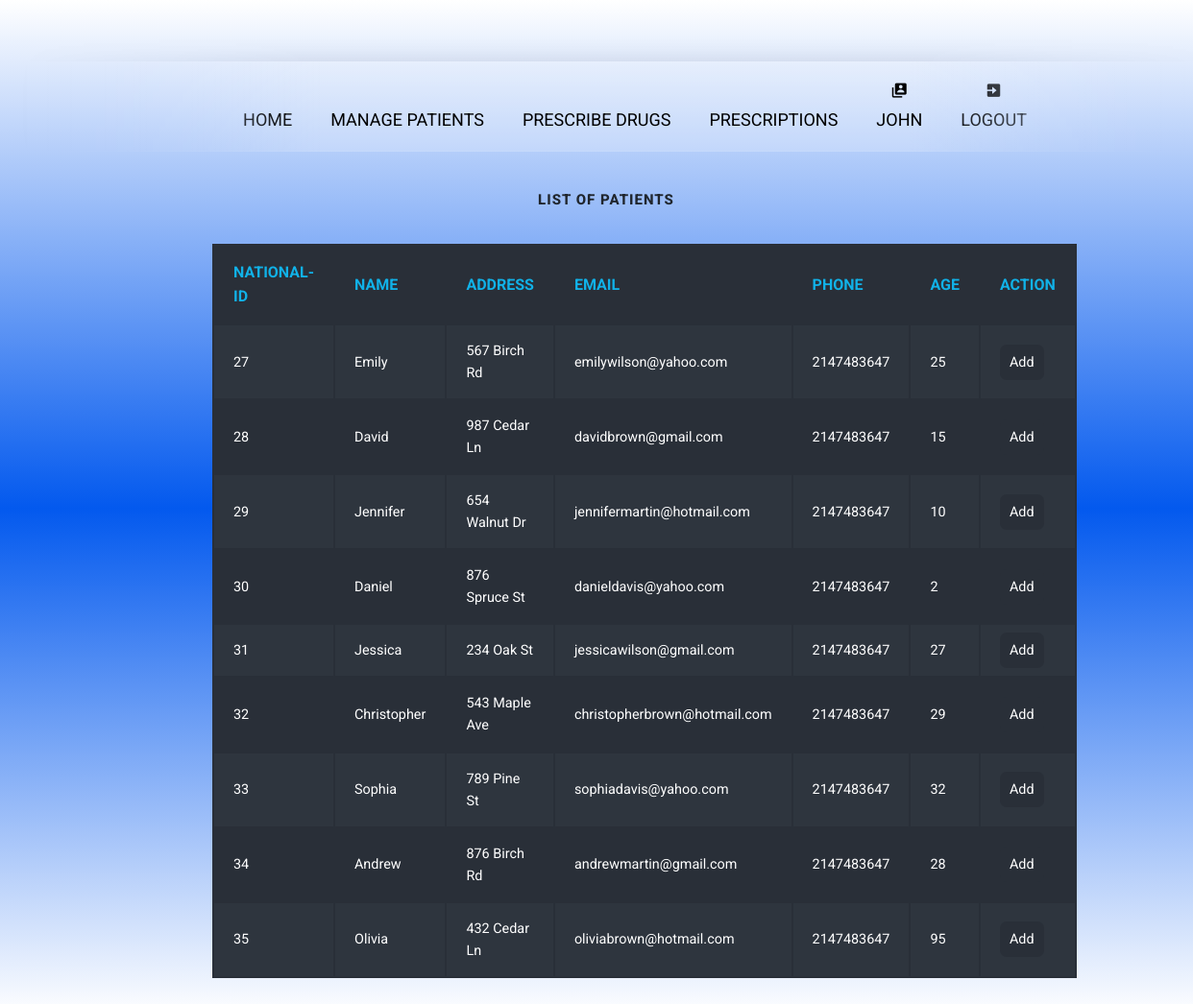
The app's page /doctor/patientList.php (signed in) with its own data.
### tables this page shows
CREATE TABLE `doctor_patient` (
  `id` INT(10) NOT NULL AUTO_INCREMENT,
  `doc_hos_id` INT(10) NOT NULL,
  `patient_nat_id` INT(10) NOT NULL,
  PRIMARY KEY (`id`),
  FOREIGN KEY (`doc_hos_id`) REFERENCES tbldoctor (`doc_hos_id`),
  FOREIGN KEY (`patient_nat_id`) REFERENCES tblpatient (`patient_nat_id`)
);

CREATE TABLE IF NOT EXISTS `tblpatient` (
  `patient_nat_id` INT(10) NOT NULL,
  `patient_name` VARCHAR(20) NOT NULL,
  `patient_address` VARCHAR(50) NOT NULL,
  `patient_email` VARCHAR(50) NOT NULL,
  `patient_phone` VARCHAR(20) NOT NULL,
  `patient_age` INT(3) NOT NULL,
  `patient_password` VARCHAR(50) NOT NULL,
  PRIMARY KEY (`patient_nat_id`)
);

### doctor/patientList.php (the view, shortened to what this page needs)
<?php
$username = $_SESSION["userid"];
$ID = $_SESSION["user"]["doc_hos_id"];
?>
<!DOCTYPE html>
<html lang="en">
<head>
    <link href='https://unpkg.com/boxicons@2.1.4/css/boxicons.min.css' rel='stylesheet'>
    <link rel="stylesheet" href="doctor.css">
</head>
<body class="DoctorView">
<nav>
  <ul>
    <li><a href="#">Home</a></li>
    <li><a href="doctor.php#Patients">Manage Patients</a></li>
    <li><a href="doctor.php#Drugs">Prescribe Drugs</a></li>
    <li><a href="doctor.php#Prescriptions">Prescriptions</a></li>
    <li><a href="#"><i class='bx bxs-user-account'></i><br><?php echo $username?> </a></li>
    <li><a href="../logout.php"><i class='bx bxs-exit'></i><br>Logout</a></li>
  </ul>
</nav>
    <div class="container my-5">
        <div class="table-1">
        <h2>List of Patients</h2>
        <br>
        <table>
            <tbody>
              <tr>
                <th>National-ID</th>
                <th>Name</th>
                <th>Address</th>
                <th>Email</th>
                <th>Phone</th>
                <th>Age</th>
                <th>Action</th>
              </tr>
              <?php
      require_once("connect.php");
      $result = $conn->query("
      SELECT * FROM tblpatient p
      INNER JOIN doctor_patient dp ON p.patient_nat_id = dp.patient_nat_id
      WHERE dp.doc_hos_id != '$ID';");
      if ($result->num_rows > 0) {
        while ($row = $result->fetch_assoc()) {
          echo "<tr>";
          echo "<td data-th=\"National-ID\">" . $row["patient_nat_id"]. "</td>";
          echo "<td data-th=\"Name\">" . $row["patient_name"] . "</td>";
          echo "<td data-th=\"Address\">" .$row["patient_address"] . "</td>";
          echo "<td data-th=\"Email\">" . $row["patient_email"] . "</td>";
          echo "<td data-th=\"Phone\">" . $row["patient_phone"] . "</td>";
          echo "<td data-th=\"Age\">" . $row["patient_age"] . "</td>";
          echo "<td>";
          echo    "<a class='btn btn-primary btn-sm' href='doctorAddPatient.php?id=" . $row["patient_nat_id"] . "'>Add</a>";
          echo "</td>";
          echo "</tr>";
        }
      }
      ?>
         </tbody>
    </table>
    </div>
</body>
</html>

### doctor/doctor.css (style rules this page uses)
html { font-size: 62.5%; }
body { font-family: 'Roboto', 'Helvetica Neue', Helvetica, Arial, sans-serif; font-size: 1.6rem; line-height: 1.6; color: #20262e; background: linear-gradient(rgba(255, 255, 255,0.1) ,rgba(3, 89, 238, 1),rgba(255, 255, 255,0.1)) no-repeat; }
.container { max-width: 800px; margin: 40px auto; padding: 0 5%; }
h2 { text-align: center; font-size: 1.5rem; font-weight: 800; text-transform: uppercase; line-height: 1.375; margin: 10px 0; letter-spacing: 1px }
table { width: 100%; min-width: 300px; margin-bottom: 2.4rem; background-color: #292f38; color: #fff; overflow: hidden; }
table tr:nth-child(even) { background-color: rgb(46, 53, 62); }
table th, table td:before { color: #11b2e8; text-transform: uppercase; width: 100%; }
table th { display: none; }
table th, table td { margin: .5rem 2rem; text-align: left; }
table td { display: block; font-size: 90%; }
table td:first-child { padding-top: 1rem; }
table td:last-child { padding-bottom: 1rem; }
table td:before { content: attr(data-th) ':\00a0'; font-weight: bold; min-width: 8rem; display: inline-block; }
@media (min-width: 600px) { table td:before { display: none; } }
@media (min-width: 600px) { table th, table td { display: table-cell; } }
@media (min-width: 600px) { table th, table td, table td:first-child, table td:last-child { padding: 1.5rem 2rem; } }
nav { width: 100%; mask-image: linear-gradient(90deg, rgba(255, 255, 255, 0) 0%, #ffffff 25%, #ffffff 75%, rgba(255, 255, 255, 0) 100%); margin: 0 ; padding: 40px 20px 0; position: relative; }
nav ul { text-align: center; background: linear-gradient(90deg, rgba(255, 255, 255, 0) 0%, rgba(255, 255, 255, 0.2) 25%, rgba(255, 255, 255, 0.2) 75%, rgba(255, 255, 255, 0) 100%); box-shadow: 0 0 25px rgba(0, 0, 0, 0.1), inset 0 0 1px rgba(255, 255, 255, 0.6); }
nav ul li { display: inline-block; }
nav ul li a { padding: 18px; font-family: 'Roboto', 'Helvetica Neue', Helvetica, Arial, sans-serif; text-transform: uppercase; color: rgb(0, 0, 0); font-size: 18px; text-decoration: none; display: block; }
.btn-primary { background-color: #292f38; padding: 10px; margin-bottom: 20px; border-radius: 7px; text-decoration: none; color: white; transition: all .5s ease; }
h2, span, .custom-checkbox { margin-left: 20px; }

### records on screen
doctor_patient: patient_nat "27", patient_nat.patient_name "Emily", patient_nat.patient_address "567 Birch Rd", patient_nat.patient_email "emilywilson@yahoo.com", patient_nat.patient_phone "2147483647", patient_nat.patient_age "25"
doctor_patient: patient_nat "28", patient_nat.patient_name "David", patient_nat.patient_address "987 Cedar Ln", patient_nat.patient_email "davidbrown@gmail.com", patient_nat.patient_phone "2147483647", patient_nat.patient_age "15"
doctor_patient: patient_nat "29", patient_nat.patient_name "Jennifer", patient_nat.patient_address "654 Walnut Dr", patient_nat.patient_email "jennifermartin@hotmail.com", patient_nat.patient_phone "2147483647", patient_nat.patient_age "10"
doctor_patient: patient_nat "30", patient_nat.patient_name "Daniel", patient_nat.patient_address "876 Spruce St", patient_nat.patient_email "danieldavis@yahoo.com", patient_nat.patient_phone "2147483647", patient_nat.patient_age "2"
doctor_patient: patient_nat "31", patient_nat.patient_name "Jessica", patient_nat.patient_address "234 Oak St", patient_nat.patient_email "jessicawilson@gmail.com", patient_nat.patient_phone "2147483647", patient_nat.patient_age "27"
doctor_patient: patient_nat "32", patient_nat.patient_name "Christopher", patient_nat.patient_address "543 Maple Ave", patient_nat.patient_email "christopherbrown@hotmail.com", patient_nat.patient_phone "2147483647", patient_nat.patient_age "29"
doctor_patient: patient_nat "33", patient_nat.patient_name "Sophia", patient_nat.patient_address "789 Pine St", patient_nat.patient_email "sophiadavis@yahoo.com", patient_nat.patient_phone "2147483647", patient_nat.patient_age "32"
doctor_patient: patient_nat "34", patient_nat.patient_name "Andrew", patient_nat.patient_address "876 Birch Rd", patient_nat.patient_email "andrewmartin@gmail.com", patient_nat.patient_phone "2147483647", patient_nat.patient_age "28"
doctor_patient: patient_nat "35", patient_nat.patient_name "Olivia", patient_nat.patient_address "432 Cedar Ln", patient_nat.patient_email "oliviabrown@hotmail.com", patient_nat.patient_phone "2147483647", patient_nat.patient_age "95"

### other values on screen
$username "JOHN"
